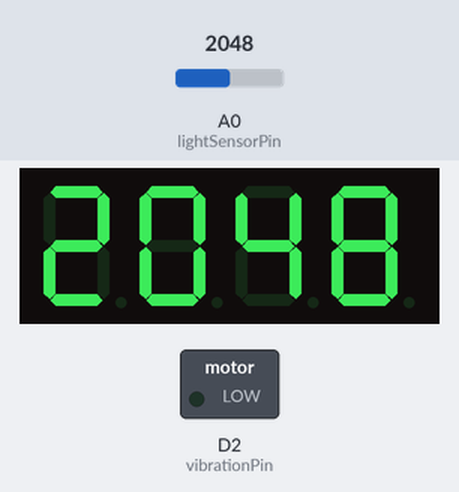
Bench run of a sketch on a simulated Particle Photon. Shown: 4-digit seven-segment display, switched loads named in the sketch (green lamp = pin HIGH). Inputs (shaded band) come from the test bench; at power-on: A0 (lightSensorPin) = 2048.

Above: at 1.2 s.
1.3 s: A0 (lightSensorPin) set to 2866
At 2.5 s:
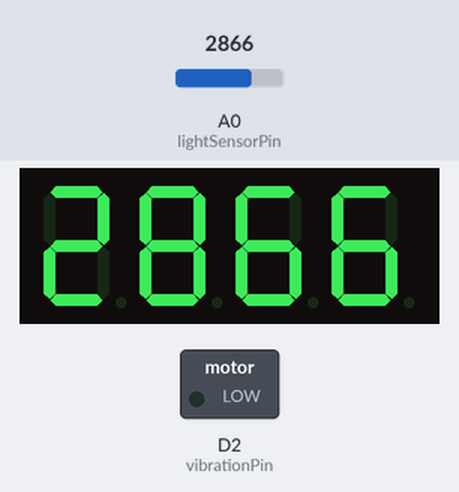
2.8 s: A0 (lightSensorPin) set to 3603
At 3.9 s:
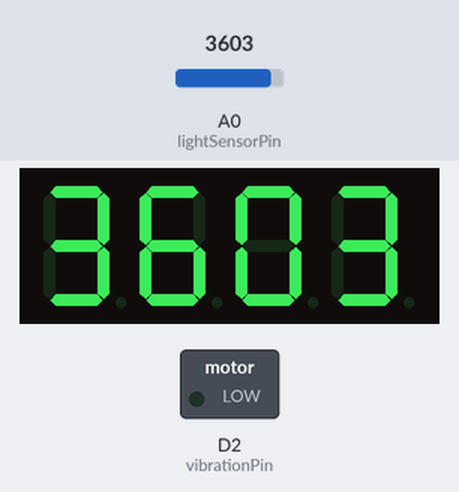
4.3 s: A0 (lightSensorPin) set to 4095
At 5.1 s:
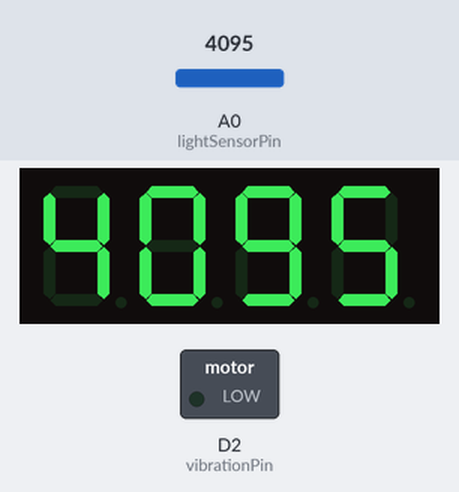
Timing chart, 0 to 7.3 s (numbered marks = the images above; inputs shaded):
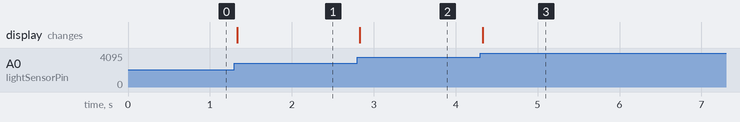

Measured:
- after the input at 1.3 s, the display: changes at once (image 1)
- after the input at 2.8 s, the display: changes at once (image 2)
- after the input at 4.3 s, the display: changes at once (image 3)

The sketch:

06-WEBSITE.ino
```cpp
#include <TM1637Display.h>    // Bibliothek für die Ansteuerung des Displays einbinden
int vibrationPin = D2;        // Der Vibrationsmotor ist an D2 angeschlossen
int lightSensorPin = A0;      // Lichtsensor an A0
int lightValue = 0;           // Variable für den aktuellen Helligkeitswert

TM1637Display display(D1,D0); // Das Display initialisieren

void setup() {
    pinMode(vibrationPin, OUTPUT);

    // Die Funktion triggerFunction unter dem Namen "trigger" veröffentlichen.
    Particle.function("trigger", triggerFunction);

    // Die Variable für den Helligkeitswert unter dem Namen "light" ebenfalls veröffentlichen.
    Particle.variable("light", lightValue);

    // Helligkeit des Displays auf Maximum setzen (15 bei diesem Modul)
    display.setBrightness(15);
}

void loop() {
    // Den aktuellen Messwert des Lichtsensors auslesen und auf das Display schreiben
    lightValue = analogRead(lightSensorPin);
    display.showNumberDec(lightValue);
}

// Diese Funktion kann über das Internet aufgerufen werden.
int triggerFunction(String command){
    // Den Vibrationsmotor kurz an- und wieder ausschalten.
    digitalWrite(vibrationPin, HIGH);
    delay(100);
    digitalWrite(vibrationPin, LOW);
}
```
